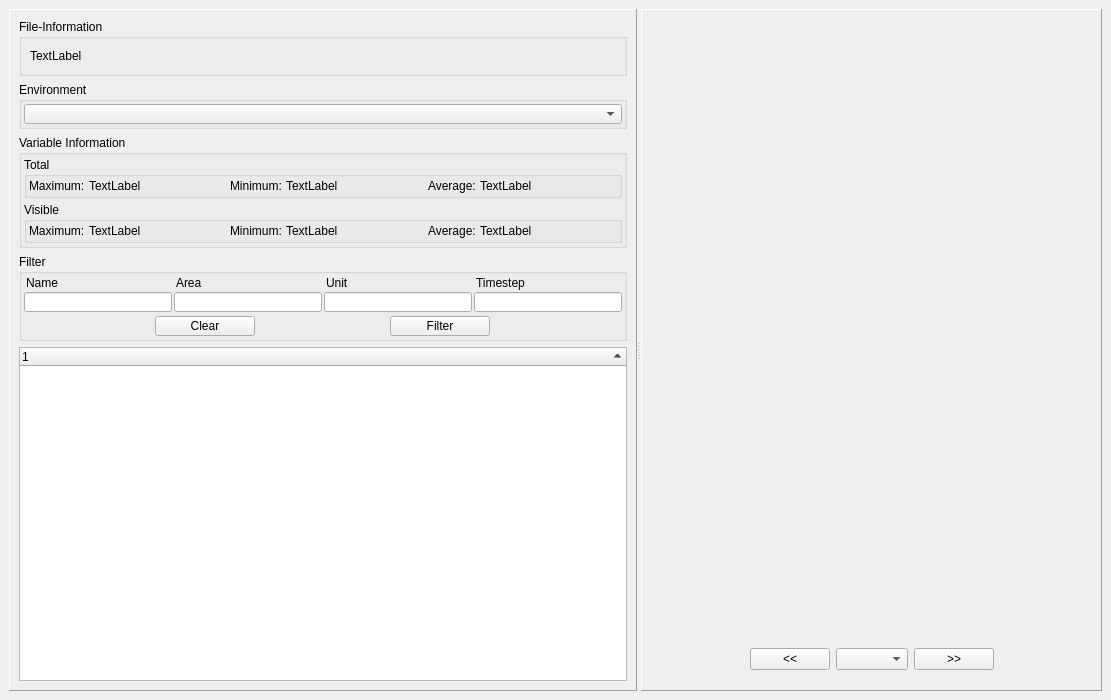
<ui version="4.0" >
 <author>Christian Schiefer</author>
 <comment></comment>
 <exportmacro></exportmacro>
 <class>EsoForm</class>
 <widget class="QWidget" name="EsoForm" >
  <property name="geometry" >
   <rect>
    <x>0</x>
    <y>0</y>
    <width>1111</width>
    <height>700</height>
   </rect>
  </property>
  <property name="windowTitle" >
   <string>Form</string>
  </property>
  <property name="windowIcon" >
   <iconset resource="../xEsoView.qrc" >:/images/xEsoViewIconBig.png</iconset>
  </property>
  <layout class="QGridLayout" >
   <property name="margin" >
    <number>9</number>
   </property>
   <property name="spacing" >
    <number>6</number>
   </property>
   <item row="0" column="0" >
    <widget class="QSplitter" name="splitter" >
     <property name="orientation" >
      <enum>Qt::Horizontal</enum>
     </property>
     <widget class="QSplitter" name="splitter_3" >
      <property name="orientation" >
       <enum>Qt::Horizontal</enum>
      </property>
      <widget class="QSplitter" name="splitter_5" >
       <property name="orientation" >
        <enum>Qt::Horizontal</enum>
       </property>
       <widget class="QFrame" name="frameVariableList" >
        <property name="sizePolicy" >
         <sizepolicy>
          <hsizetype>7</hsizetype>
          <vsizetype>1</vsizetype>
          <horstretch>0</horstretch>
          <verstretch>0</verstretch>
         </sizepolicy>
        </property>
        <property name="minimumSize" >
         <size>
          <width>16</width>
          <height>48</height>
         </size>
        </property>
        <property name="frameShape" >
         <enum>QFrame::Panel</enum>
        </property>
        <property name="frameShadow" >
         <enum>QFrame::Raised</enum>
        </property>
        <property name="lineWidth" >
         <number>1</number>
        </property>
        <property name="midLineWidth" >
         <number>1</number>
        </property>
        <layout class="QGridLayout" >
         <property name="margin" >
          <number>9</number>
         </property>
         <property name="spacing" >
          <number>6</number>
         </property>
         <item row="0" column="0" >
          <layout class="QVBoxLayout" >
           <property name="margin" >
            <number>0</number>
           </property>
           <property name="spacing" >
            <number>6</number>
           </property>
           <item>
            <widget class="QGroupBox" name="groupBoxFileInfo" >
             <property name="sizePolicy" >
              <sizepolicy>
               <hsizetype>3</hsizetype>
               <vsizetype>5</vsizetype>
               <horstretch>0</horstretch>
               <verstretch>0</verstretch>
              </sizepolicy>
             </property>
             <property name="title" >
              <string>File-Information</string>
             </property>
             <layout class="QGridLayout" >
              <property name="margin" >
               <number>2</number>
              </property>
              <property name="spacing" >
               <number>4</number>
              </property>
              <item row="0" column="0" >
               <widget class="QLabel" name="labelFileInfo" >
                <property name="sizePolicy" >
                 <sizepolicy>
                  <hsizetype>13</hsizetype>
                  <vsizetype>5</vsizetype>
                  <horstretch>0</horstretch>
                  <verstretch>0</verstretch>
                 </sizepolicy>
                </property>
                <property name="minimumSize" >
                 <size>
                  <width>0</width>
                  <height>30</height>
                 </size>
                </property>
                <property name="text" >
                 <string>TextLabel</string>
                </property>
                <property name="indent" >
                 <number>6</number>
                </property>
               </widget>
              </item>
             </layout>
            </widget>
           </item>
           <item>
            <widget class="QGroupBox" name="groupBoxEnvironment" >
             <property name="sizePolicy" >
              <sizepolicy>
               <hsizetype>3</hsizetype>
               <vsizetype>0</vsizetype>
               <horstretch>0</horstretch>
               <verstretch>0</verstretch>
              </sizepolicy>
             </property>
             <property name="baseSize" >
              <size>
               <width>0</width>
               <height>16</height>
              </size>
             </property>
             <property name="title" >
              <string>Environment</string>
             </property>
             <layout class="QGridLayout" >
              <property name="margin" >
               <number>2</number>
              </property>
              <property name="spacing" >
               <number>4</number>
              </property>
              <item row="0" column="0" >
               <widget class="QComboBox" name="comboBoxEnvironment" >
                <property name="sizePolicy" >
                 <sizepolicy>
                  <hsizetype>1</hsizetype>
                  <vsizetype>5</vsizetype>
                  <horstretch>0</horstretch>
                  <verstretch>0</verstretch>
                 </sizepolicy>
                </property>
                <property name="minimumSize" >
                 <size>
                  <width>0</width>
                  <height>16</height>
                 </size>
                </property>
                <property name="maximumSize" >
                 <size>
                  <width>16777215</width>
                  <height>20</height>
                 </size>
                </property>
               </widget>
              </item>
             </layout>
            </widget>
           </item>
           <item>
            <widget class="QGroupBox" name="groupBoxVariableInfo" >
             <property name="sizePolicy" >
              <sizepolicy>
               <hsizetype>7</hsizetype>
               <vsizetype>5</vsizetype>
               <horstretch>0</horstretch>
               <verstretch>0</verstretch>
              </sizepolicy>
             </property>
             <property name="minimumSize" >
              <size>
               <width>16</width>
               <height>55</height>
              </size>
             </property>
             <property name="title" >
              <string>Variable Information</string>
             </property>
             <layout class="QGridLayout" >
              <property name="margin" >
               <number>2</number>
              </property>
              <property name="spacing" >
               <number>4</number>
              </property>
              <item row="0" column="0" >
               <widget class="QGroupBox" name="groupBoxVarInfo" >
                <property name="sizePolicy" >
                 <sizepolicy>
                  <hsizetype>5</hsizetype>
                  <vsizetype>0</vsizetype>
                  <horstretch>0</horstretch>
                  <verstretch>0</verstretch>
                 </sizepolicy>
                </property>
                <property name="title" >
                 <string>Total</string>
                </property>
                <layout class="QGridLayout" >
                 <property name="margin" >
                  <number>2</number>
                 </property>
                 <property name="spacing" >
                  <number>4</number>
                 </property>
                 <item row="0" column="0" >
                  <layout class="QGridLayout" >
                   <property name="margin" >
                    <number>0</number>
                   </property>
                   <property name="spacing" >
                    <number>4</number>
                   </property>
                   <item row="0" column="0" >
                    <widget class="QLabel" name="labelMaximum" >
                     <property name="minimumSize" >
                      <size>
                       <width>0</width>
                       <height>10</height>
                      </size>
                     </property>
                     <property name="text" >
                      <string>Maximum:</string>
                     </property>
                    </widget>
                   </item>
                   <item row="0" column="5" >
                    <widget class="QLabel" name="labelAvg" >
                     <property name="sizePolicy" >
                      <sizepolicy>
                       <hsizetype>7</hsizetype>
                       <vsizetype>5</vsizetype>
                       <horstretch>0</horstretch>
                       <verstretch>0</verstretch>
                      </sizepolicy>
                     </property>
                     <property name="text" >
                      <string>TextLabel</string>
                     </property>
                    </widget>
                   </item>
                   <item row="0" column="3" >
                    <widget class="QLabel" name="labelMin" >
                     <property name="sizePolicy" >
                      <sizepolicy>
                       <hsizetype>7</hsizetype>
                       <vsizetype>5</vsizetype>
                       <horstretch>0</horstretch>
                       <verstretch>0</verstretch>
                      </sizepolicy>
                     </property>
                     <property name="text" >
                      <string>TextLabel</string>
                     </property>
                    </widget>
                   </item>
                   <item row="0" column="4" >
                    <widget class="QLabel" name="labelAverage" >
                     <property name="text" >
                      <string>Average:</string>
                     </property>
                    </widget>
                   </item>
                   <item row="0" column="1" >
                    <widget class="QLabel" name="labelMax" >
                     <property name="sizePolicy" >
                      <sizepolicy>
                       <hsizetype>7</hsizetype>
                       <vsizetype>5</vsizetype>
                       <horstretch>0</horstretch>
                       <verstretch>0</verstretch>
                      </sizepolicy>
                     </property>
                     <property name="text" >
                      <string>TextLabel</string>
                     </property>
                    </widget>
                   </item>
                   <item row="0" column="2" >
                    <widget class="QLabel" name="labelMinimum" >
                     <property name="text" >
                      <string>Minimum:</string>
                     </property>
                    </widget>
                   </item>
                  </layout>
                 </item>
                </layout>
               </widget>
              </item>
              <item row="1" column="0" >
               <widget class="QGroupBox" name="groupBoxVarInfoLocal" >
                <property name="sizePolicy" >
                 <sizepolicy>
                  <hsizetype>7</hsizetype>
                  <vsizetype>5</vsizetype>
                  <horstretch>0</horstretch>
                  <verstretch>0</verstretch>
                 </sizepolicy>
                </property>
                <property name="title" >
                 <string>Visible</string>
                </property>
                <layout class="QGridLayout" >
                 <property name="margin" >
                  <number>2</number>
                 </property>
                 <property name="spacing" >
                  <number>4</number>
                 </property>
                 <item row="0" column="0" >
                  <layout class="QHBoxLayout" >
                   <property name="margin" >
                    <number>0</number>
                   </property>
                   <property name="spacing" >
                    <number>4</number>
                   </property>
                   <item>
                    <widget class="QLabel" name="labelMaximumLocal" >
                     <property name="minimumSize" >
                      <size>
                       <width>0</width>
                       <height>10</height>
                      </size>
                     </property>
                     <property name="text" >
                      <string>Maximum:</string>
                     </property>
                    </widget>
                   </item>
                   <item>
                    <widget class="QLabel" name="labelMaxLocal" >
                     <property name="sizePolicy" >
                      <sizepolicy>
                       <hsizetype>7</hsizetype>
                       <vsizetype>5</vsizetype>
                       <horstretch>0</horstretch>
                       <verstretch>0</verstretch>
                      </sizepolicy>
                     </property>
                     <property name="text" >
                      <string>TextLabel</string>
                     </property>
                    </widget>
                   </item>
                   <item>
                    <widget class="QLabel" name="labelMinimumLocal" >
                     <property name="text" >
                      <string>Minimum:</string>
                     </property>
                    </widget>
                   </item>
                   <item>
                    <widget class="QLabel" name="labelMinLocal" >
                     <property name="sizePolicy" >
                      <sizepolicy>
                       <hsizetype>7</hsizetype>
                       <vsizetype>5</vsizetype>
                       <horstretch>0</horstretch>
                       <verstretch>0</verstretch>
                      </sizepolicy>
                     </property>
                     <property name="text" >
                      <string>TextLabel</string>
                     </property>
                    </widget>
                   </item>
                   <item>
                    <widget class="QLabel" name="labelAverageLocal" >
                     <property name="text" >
                      <string>Average:</string>
                     </property>
                    </widget>
                   </item>
                   <item>
                    <widget class="QLabel" name="labelAvgLocal" >
                     <property name="sizePolicy" >
                      <sizepolicy>
                       <hsizetype>7</hsizetype>
                       <vsizetype>5</vsizetype>
                       <horstretch>0</horstretch>
                       <verstretch>0</verstretch>
                      </sizepolicy>
                     </property>
                     <property name="text" >
                      <string>TextLabel</string>
                     </property>
                    </widget>
                   </item>
                  </layout>
                 </item>
                </layout>
               </widget>
              </item>
             </layout>
            </widget>
           </item>
           <item>
            <widget class="QGroupBox" name="groupBoxFilter" >
             <property name="sizePolicy" >
              <sizepolicy>
               <hsizetype>7</hsizetype>
               <vsizetype>0</vsizetype>
               <horstretch>0</horstretch>
               <verstretch>0</verstretch>
              </sizepolicy>
             </property>
             <property name="title" >
              <string>Filter</string>
             </property>
             <layout class="QGridLayout" >
              <property name="margin" >
               <number>2</number>
              </property>
              <property name="spacing" >
               <number>4</number>
              </property>
              <item row="0" column="0" >
               <layout class="QGridLayout" >
                <property name="margin" >
                 <number>0</number>
                </property>
                <property name="spacing" >
                 <number>4</number>
                </property>
                <item row="0" column="0" >
                 <layout class="QGridLayout" >
                  <property name="margin" >
                   <number>0</number>
                  </property>
                  <property name="spacing" >
                   <number>2</number>
                  </property>
                  <item row="0" column="2" >
                   <widget class="QLabel" name="labelFilterUnit" >
                    <property name="text" >
                     <string>Unit</string>
                    </property>
                    <property name="indent" >
                     <number>2</number>
                    </property>
                    <property name="buddy" >
                     <cstring>lineEditFilterUnit</cstring>
                    </property>
                   </widget>
                  </item>
                  <item row="0" column="1" >
                   <widget class="QLabel" name="labelFilterArea" >
                    <property name="text" >
                     <string>Area</string>
                    </property>
                    <property name="indent" >
                     <number>2</number>
                    </property>
                    <property name="buddy" >
                     <cstring>lineEditFilterArea</cstring>
                    </property>
                   </widget>
                  </item>
                  <item row="0" column="0" >
                   <widget class="QLabel" name="labelFilterName" >
                    <property name="sizePolicy" >
                     <sizepolicy>
                      <hsizetype>5</hsizetype>
                      <vsizetype>0</vsizetype>
                      <horstretch>0</horstretch>
                      <verstretch>0</verstretch>
                     </sizepolicy>
                    </property>
                    <property name="minimumSize" >
                     <size>
                      <width>0</width>
                      <height>10</height>
                     </size>
                    </property>
                    <property name="text" >
                     <string>Name</string>
                    </property>
                    <property name="indent" >
                     <number>2</number>
                    </property>
                    <property name="buddy" >
                     <cstring>lineEditFilterName</cstring>
                    </property>
                   </widget>
                  </item>
                  <item row="1" column="1" >
                   <widget class="QLineEdit" name="lineEditFilterArea" >
                    <property name="sizePolicy" >
                     <sizepolicy>
                      <hsizetype>7</hsizetype>
                      <vsizetype>5</vsizetype>
                      <horstretch>0</horstretch>
                      <verstretch>0</verstretch>
                     </sizepolicy>
                    </property>
                    <property name="maximumSize" >
                     <size>
                      <width>16777215</width>
                      <height>20</height>
                     </size>
                    </property>
                   </widget>
                  </item>
                  <item row="0" column="3" >
                   <widget class="QLabel" name="labelFilterTimestep" >
                    <property name="text" >
                     <string>Timestep</string>
                    </property>
                    <property name="indent" >
                     <number>2</number>
                    </property>
                    <property name="buddy" >
                     <cstring>lineEditFilterTimestep</cstring>
                    </property>
                   </widget>
                  </item>
                  <item row="1" column="0" >
                   <widget class="QLineEdit" name="lineEditFilterName" >
                    <property name="minimumSize" >
                     <size>
                      <width>0</width>
                      <height>10</height>
                     </size>
                    </property>
                    <property name="maximumSize" >
                     <size>
                      <width>16777215</width>
                      <height>20</height>
                     </size>
                    </property>
                   </widget>
                  </item>
                  <item row="1" column="3" >
                   <widget class="QLineEdit" name="lineEditFilterTimestep" >
                    <property name="sizePolicy" >
                     <sizepolicy>
                      <hsizetype>7</hsizetype>
                      <vsizetype>5</vsizetype>
                      <horstretch>0</horstretch>
                      <verstretch>0</verstretch>
                     </sizepolicy>
                    </property>
                    <property name="maximumSize" >
                     <size>
                      <width>16777215</width>
                      <height>20</height>
                     </size>
                    </property>
                   </widget>
                  </item>
                  <item row="1" column="2" >
                   <widget class="QLineEdit" name="lineEditFilterUnit" >
                    <property name="sizePolicy" >
                     <sizepolicy>
                      <hsizetype>7</hsizetype>
                      <vsizetype>5</vsizetype>
                      <horstretch>0</horstretch>
                      <verstretch>0</verstretch>
                     </sizepolicy>
                    </property>
                    <property name="maximumSize" >
                     <size>
                      <width>16777215</width>
                      <height>20</height>
                     </size>
                    </property>
                   </widget>
                  </item>
                 </layout>
                </item>
                <item row="1" column="0" >
                 <layout class="QGridLayout" >
                  <property name="margin" >
                   <number>0</number>
                  </property>
                  <property name="spacing" >
                   <number>4</number>
                  </property>
                  <item row="0" column="1" >
                   <widget class="QPushButton" name="pushButtonFilter" >
                    <property name="sizePolicy" >
                     <sizepolicy>
                      <hsizetype>5</hsizetype>
                      <vsizetype>0</vsizetype>
                      <horstretch>0</horstretch>
                      <verstretch>0</verstretch>
                     </sizepolicy>
                    </property>
                    <property name="maximumSize" >
                     <size>
                      <width>100</width>
                      <height>20</height>
                     </size>
                    </property>
                    <property name="text" >
                     <string>Filter</string>
                    </property>
                   </widget>
                  </item>
                  <item row="0" column="0" >
                   <widget class="QPushButton" name="pushButtonClearFilter" >
                    <property name="sizePolicy" >
                     <sizepolicy>
                      <hsizetype>5</hsizetype>
                      <vsizetype>0</vsizetype>
                      <horstretch>0</horstretch>
                      <verstretch>0</verstretch>
                     </sizepolicy>
                    </property>
                    <property name="minimumSize" >
                     <size>
                      <width>0</width>
                      <height>10</height>
                     </size>
                    </property>
                    <property name="maximumSize" >
                     <size>
                      <width>100</width>
                      <height>20</height>
                     </size>
                    </property>
                    <property name="text" >
                     <string>Clear</string>
                    </property>
                   </widget>
                  </item>
                 </layout>
                </item>
               </layout>
              </item>
             </layout>
            </widget>
           </item>
           <item>
            <widget class="QTreeWidget" name="treeWidget" >
             <property name="sizePolicy" >
              <sizepolicy>
               <hsizetype>7</hsizetype>
               <vsizetype>3</vsizetype>
               <horstretch>0</horstretch>
               <verstretch>0</verstretch>
              </sizepolicy>
             </property>
             <property name="minimumSize" >
              <size>
               <width>0</width>
               <height>30</height>
              </size>
             </property>
             <property name="midLineWidth" >
              <number>0</number>
             </property>
             <property name="tabKeyNavigation" >
              <bool>false</bool>
             </property>
             <property name="sortingEnabled" >
              <bool>true</bool>
             </property>
            </widget>
           </item>
          </layout>
         </item>
        </layout>
       </widget>
      </widget>
     </widget>
     <widget class="QFrame" name="frame_2" >
      <property name="sizePolicy" >
       <sizepolicy>
        <hsizetype>7</hsizetype>
        <vsizetype>7</vsizetype>
        <horstretch>0</horstretch>
        <verstretch>0</verstretch>
       </sizepolicy>
      </property>
      <property name="frameShape" >
       <enum>QFrame::Panel</enum>
      </property>
      <property name="frameShadow" >
       <enum>QFrame::Raised</enum>
      </property>
      <property name="midLineWidth" >
       <number>1</number>
      </property>
      <layout class="QGridLayout" >
       <property name="margin" >
        <number>9</number>
       </property>
       <property name="spacing" >
        <number>6</number>
       </property>
       <item row="0" column="0" >
        <layout class="QVBoxLayout" >
         <property name="margin" >
          <number>0</number>
         </property>
         <property name="spacing" >
          <number>6</number>
         </property>
         <item>
          <widget class="QwtPlot" name="qwtPlot" >
           <property name="sizePolicy" >
            <sizepolicy>
             <hsizetype>7</hsizetype>
             <vsizetype>7</vsizetype>
             <horstretch>0</horstretch>
             <verstretch>0</verstretch>
            </sizepolicy>
           </property>
          </widget>
         </item>
         <item>
          <layout class="QHBoxLayout" >
           <property name="margin" >
            <number>0</number>
           </property>
           <property name="spacing" >
            <number>6</number>
           </property>
           <item>
            <spacer>
             <property name="orientation" >
              <enum>Qt::Horizontal</enum>
             </property>
             <property name="sizeHint" >
              <size>
               <width>40</width>
               <height>31</height>
              </size>
             </property>
            </spacer>
           </item>
           <item>
            <widget class="QPushButton" name="pushButtonPrevious" >
             <property name="text" >
              <string>&lt;&lt;</string>
             </property>
            </widget>
           </item>
           <item>
            <widget class="QComboBox" name="comboBoxTimeAxis" >
             <property name="maxVisibleItems" >
              <number>5</number>
             </property>
             <property name="maxCount" >
              <number>10</number>
             </property>
            </widget>
           </item>
           <item>
            <widget class="QPushButton" name="pushButtonNext" >
             <property name="text" >
              <string>>></string>
             </property>
            </widget>
           </item>
           <item>
            <spacer>
             <property name="orientation" >
              <enum>Qt::Horizontal</enum>
             </property>
             <property name="sizeHint" >
              <size>
               <width>40</width>
               <height>31</height>
              </size>
             </property>
            </spacer>
           </item>
          </layout>
         </item>
        </layout>
       </item>
       <item row="1" column="0" >
        <widget class="QWidget" name="layoutWidget_2" />
       </item>
      </layout>
     </widget>
    </widget>
   </item>
  </layout>
 </widget>
 <pixmapfunction></pixmapfunction>
 <customwidgets>
  <customwidget>
   <class>QwtPlot</class>
   <extends></extends>
   <header>qwt_plot.h</header>
   <container>0</container>
   <pixmap></pixmap>
  </customwidget>
 </customwidgets>
 <resources>
  <include location="../xEsoView.qrc" />
 </resources>
 <connections/>
</ui>
